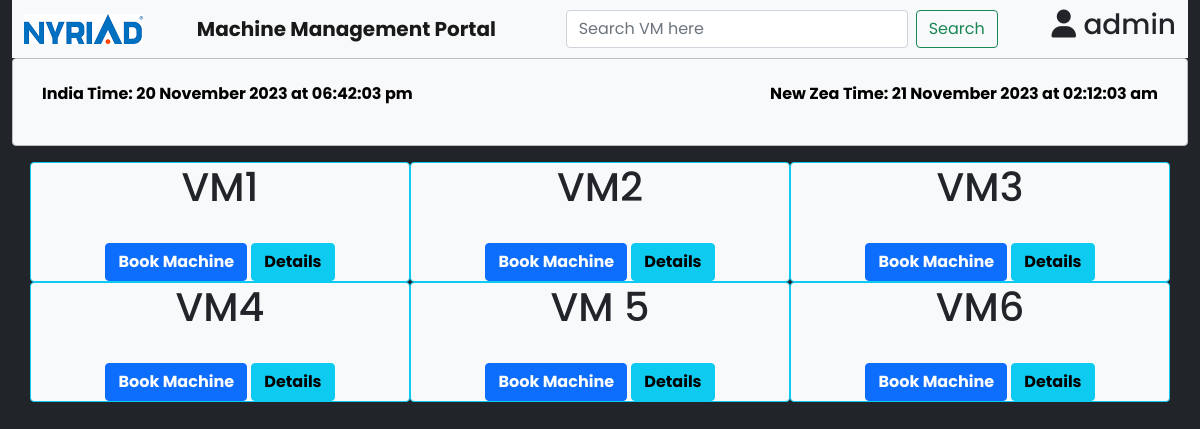
The app's page / (signed in) with its own data.
### machines/models.py (models this page shows, shortened)
class Machine(models.Model):
    name = models.CharField(max_length=100)
    discription = models.TextField(null=True, max_length=500)
    user = models.ForeignKey(User, on_delete=models.SET_NULL, null=True, blank=True)
    start_time = models.DateTimeField(null=True, blank=True)
    end_time = models.DateTimeField(null=True, blank=True)
    timestamp = models.DateTimeField(auto_now=True)
    status = models.BooleanField(default=True)  # True for free, False for occupied
    purpose = models.TextField(blank=True)
    nz_start_time = models.DateTimeField(null=True, blank=True)
    nz_end_time = models.DateTimeField(null=True, blank=True)

### machines/views.py (the view)
# urls.py: path('', views.machine_list, name='machine_list'),
@login_required
def machine_list(request):
    search_query = request.GET.get('search')
    machines = Machine.objects.filter(name__icontains=search_query) if search_query else Machine.objects.all()
    context = {
        'machines': machines,
    }
    return render(request, 'machines/machine_list.html', context)

### machines/templates/machines/machine_list.html (shortened to what this page needs)
{% load static %}
<!DOCTYPE html>
<html lang="en">
<head>
    <link href="https://cdn.jsdelivr.net/npm/bootstrap@5.0.2/dist/css/bootstrap.min.css" rel="stylesheet"
>
    <link rel="stylesheet" href="https://cdnjs.cloudflare.com/ajax/libs/font-awesome/6.4.2/css/all.min.css" />
</head>
<body class="bg-body-tertiary bg-dark ">
    {% block content %}
    <div class = "container-fluid">
        <nav class="navbar sticky-top navbar-expand-lg navbar-light bg-light">
            <div class="container-fluid">
            <img src="{% static 'images/nyriad.png' %}" alt="Company Logo">
              <div class = "navbar-float-left"><a class="navbar-brand" href="#"><b>Machine Management Portal</b></a></div>
              <div class="navbar-float-right" id="navbarSupportedContent">
                <form class="d-flex" method="get" action="{% url 'machine_list' %}">
                  <input class="form-control me-2" type="search" name = "search" placeholder="Search VM here" aria-label="Search">
                  <button class="btn btn-outline-success" type="submit">Search</button>
                </form>
              </div>
                <div class="dropdown">
                    <div class="" data-bs-toggle="dropdown">
                        <h3>
                        <i class="fa-solid fa-user"> </i> {{ request.user }}
                        </h3>
                    </div >
                </div>
        </nav>
        <main>
            <div class="alert alert-dark text-center mb-3 bg-light" style="display: flex; justify-content: space-between;">
                <button type="button" class="btn btn-light ">
                    <b><p>India Time: <span id="indianTimeAndDate"></span></p></b>
                </button>
                <button type="button" class="btn btn-light">
                    <b><p>New Zea Time: <span id="newZealandTime"></span></p></b>
                </button>
            </div>
        <div class="container-sm ">
            <div class="row row-cols-3">
                {% for machine in machines %}
                    <div class="col container  border rounded border-info bg-light text-center"> <h1>{{ machine.name }}</h1> </br>
                        {% if machine.status %}
                            <a href="{% url 'book_machine' machine.id %}" class="btn btn-primary" name="Active"><b>Book Machine</b></a>
                            <a href="{% url 'machine_detail' machine.id %}" class="btn btn-info" name="Inactive"><b>Details</b></a>
                        {% else %}
                            <div class="alert alert-warning">
                                (Occupied by {{ machine.user }} from {{ machine.start_time|date:"DATETIME_FORMAT" }} to {{ machine.end_time|date:"DATETIME_FORMAT" }})
                            </div>
                            <a href="{% url 'machine_detail' machine.id %}" class="btn btn-info" name="Inactive"><b>Details</b></a>
                        {% endif %}
                    </div>
                    {% empty %}
                    <h2 class="container p-1 border rounded bg-light text-center"><center>No Results Found</center></h2>
                {% endfor %}
            </div>
        </div>
    </main>
</div>
    {% endblock %}
</body>
</html>

### machines/templates/machines/machine_list.html (style rules this page uses)
* { font-family: 'Poppins', sans-serif; }

### records on screen
Machine: name "VM1", status "Book Machine"
Machine: name "VM2", status "Book Machine"
Machine: name "VM3", status "Book Machine"
Machine: name "VM4", status "Book Machine"
Machine: name "VM 5", status "Book Machine"
Machine: name "VM6", status "Book Machine"

### other values on screen
{{ request.user }} "admin"
